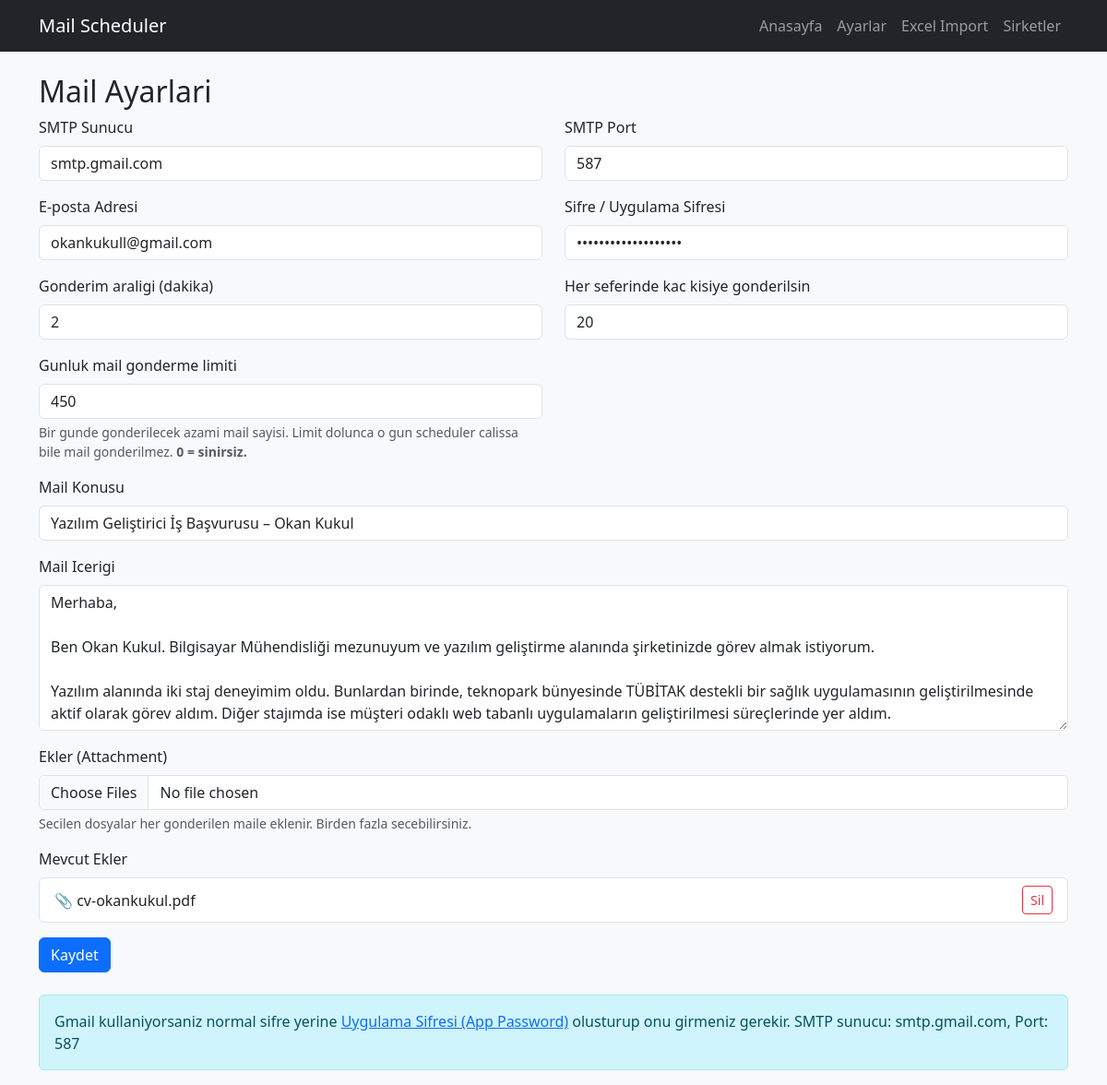
The app's page /settings, older data.
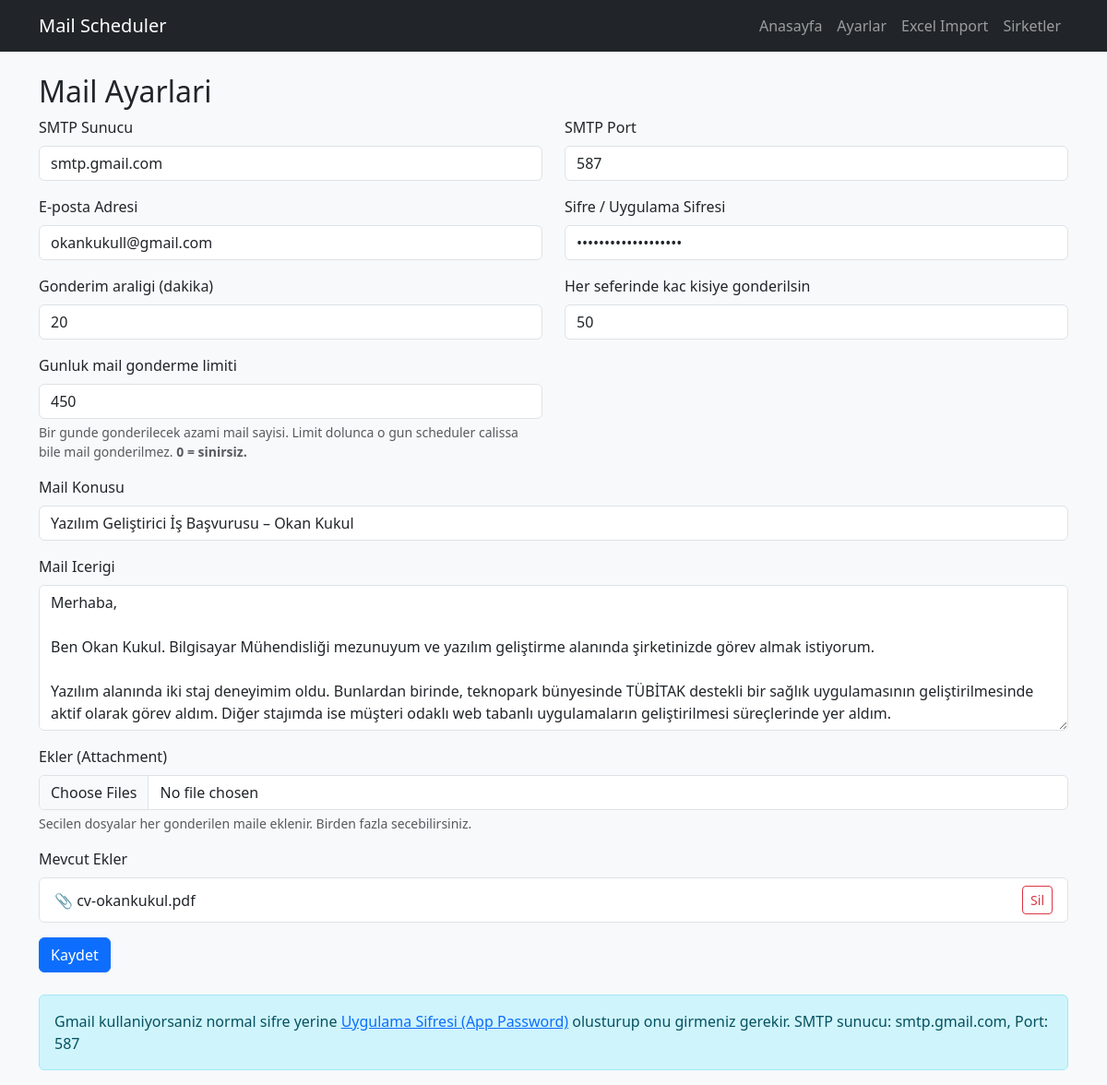
The same page, newer data.
### tables this page shows
CREATE TABLE settings (
            id INTEGER PRIMARY KEY CHECK (id = 1),
            smtp_server TEXT,
            smtp_port INTEGER,
            smtp_email TEXT,
            smtp_password TEXT,
            interval_minutes INTEGER DEFAULT 5,
            batch_size INTEGER DEFAULT 1,
            subject TEXT,
            body TEXT,
            scheduler_active INTEGER DEFAULT 0
        , scheduler_started_at TEXT, daily_limit INTEGER DEFAULT 0);

CREATE TABLE attachments (
            id INTEGER PRIMARY KEY AUTOINCREMENT,
            filename TEXT NOT NULL,
            path TEXT NOT NULL
        );

### app.py (the view, shortened to what this page needs)
@app.route("/settings", methods=["GET", "POST"])
def settings_page():
    settings = database.get_settings()
    attachments = database.get_attachments()
    return render_template("settings.html", settings=settings, attachments=attachments)

### database.py (called while the page is built)
def get_db_connection():
    conn = sqlite3.connect(DB_PATH)
    conn.row_factory = sqlite3.Row
    return conn

def get_settings():
    conn = get_db_connection()
    row = conn.execute("SELECT * FROM settings WHERE id = 1").fetchone()
    conn.close()
    return row

def get_attachments():
    conn = get_db_connection()
    rows = conn.execute("SELECT * FROM attachments ORDER BY id").fetchall()
    conn.close()
    return rows

### templates/settings.html
{% extends "base.html" %}
{% block content %}
<h2>Mail Ayarlari</h2>
<form method="post" enctype="multipart/form-data">
    <div class="row mb-3">
        <div class="col-md-6">
            <label class="form-label">SMTP Sunucu</label>
            <input type="text" class="form-control" name="smtp_server" value="{{ settings.smtp_server or '' }}" placeholder="smtp.gmail.com" required>
        </div>
        <div class="col-md-6">
            <label class="form-label">SMTP Port</label>
            <input type="number" class="form-control" name="smtp_port" value="{{ settings.smtp_port or 587 }}" required>
        </div>
    </div>
    <div class="row mb-3">
        <div class="col-md-6">
            <label class="form-label">E-posta Adresi</label>
            <input type="email" class="form-control" name="smtp_email" value="{{ settings.smtp_email or '' }}" required>
        </div>
        <div class="col-md-6">
            <label class="form-label">Sifre / Uygulama Sifresi</label>
            <input type="password" class="form-control" name="smtp_password" value="{{ settings.smtp_password or '' }}" required>
        </div>
    </div>
    <div class="row mb-3">
        <div class="col-md-6">
            <label class="form-label">Gonderim araligi (dakika)</label>
            <input type="number" min="1" class="form-control" name="interval_minutes" value="{{ settings.interval_minutes or 5 }}" required>
        </div>
        <div class="col-md-6">
            <label class="form-label">Her seferinde kac kisiye gonderilsin</label>
            <input type="number" min="1" class="form-control" name="batch_size" value="{{ settings.batch_size or 1 }}" required>
        </div>
    </div>
    <div class="row mb-3">
        <div class="col-md-6">
            <label class="form-label">Gunluk mail gonderme limiti</label>
            <input type="number" min="0" class="form-control" name="daily_limit" value="{{ settings.daily_limit or 0 }}">
            <div class="form-text">Bir gunde gonderilecek azami mail sayisi. Limit dolunca o gun scheduler calissa bile mail gonderilmez. <strong>0 = sinirsiz.</strong></div>
        </div>
    </div>
    <div class="mb-3">
        <label class="form-label">Mail Konusu</label>
        <input type="text" class="form-control" name="subject" value="{{ settings.subject or '' }}" required>
    </div>
    <div class="mb-3">
        <label class="form-label">Mail Icerigi</label>
        <textarea class="form-control" name="body" rows="6" required>{{ settings.body or '' }}</textarea>
    </div>
    <div class="mb-3">
        <label class="form-label">Ekler (Attachment)</label>
        <input type="file" class="form-control" name="attachments" multiple>
        <div class="form-text">Secilen dosyalar her gonderilen maile eklenir. Birden fazla secebilirsiniz.</div>
    </div>
    {% if attachments %}
    <div class="mb-3">
        <label class="form-label">Mevcut Ekler</label>
        <ul class="list-group">
            {% for a in attachments %}
            <li class="list-group-item d-flex justify-content-between align-items-center">
                <span>📎 {{ a.filename }}</span>
                <button type="submit" class="btn btn-outline-danger btn-sm"
                        formaction="{{ url_for('delete_attachment', attachment_id=a.id) }}"
                        formnovalidate
                        onclick="return confirm('Bu ek silinsin mi?');">Sil</button>
            </li>
            {% endfor %}
        </ul>
    </div>
    {% endif %}
    <button type="submit" class="btn btn-primary">Kaydet</button>
</form>
<div class="alert alert-info mt-4">
    Gmail kullaniyorsaniz normal sifre yerine
    <a href="https://myaccount.google.com/apppasswords" target="_blank">Uygulama Sifresi (App Password)</a>
    olusturup onu girmeniz gerekir. SMTP sunucu: smtp.gmail.com, Port: 587
</div>
{% endblock %}

### templates/base.html (shortened to what this page needs)
<!DOCTYPE html>
<html lang="tr">
<head>
    <link href="https://cdn.jsdelivr.net/npm/bootstrap@5.3.3/dist/css/bootstrap.min.css" rel="stylesheet">
</head>
<body class="bg-light">
    <nav class="navbar navbar-expand-lg navbar-dark bg-dark mb-4">
        <div class="container">
            <a class="navbar-brand" href="{{ url_for('index') }}">Mail Scheduler</a>
            <div class="navbar-nav">
                <a class="nav-link" href="{{ url_for('index') }}">Anasayfa</a>
                <a class="nav-link" href="{{ url_for('settings_page') }}">Ayarlar</a>
                <a class="nav-link" href="{{ url_for('import_page') }}">Excel Import</a>
                <a class="nav-link" href="{{ url_for('contacts_page') }}">Sirketler</a>
            </div>
        </div>
    </nav>
    <div class="container">
        {% block content %}{% endblock %}
    </div>
</body>
</html>

Row changes from the older to the newer data that the page shows:
changed settings "smtp.gmail.com": interval_minutes "2" → "20"; batch_size "20" → "50"
